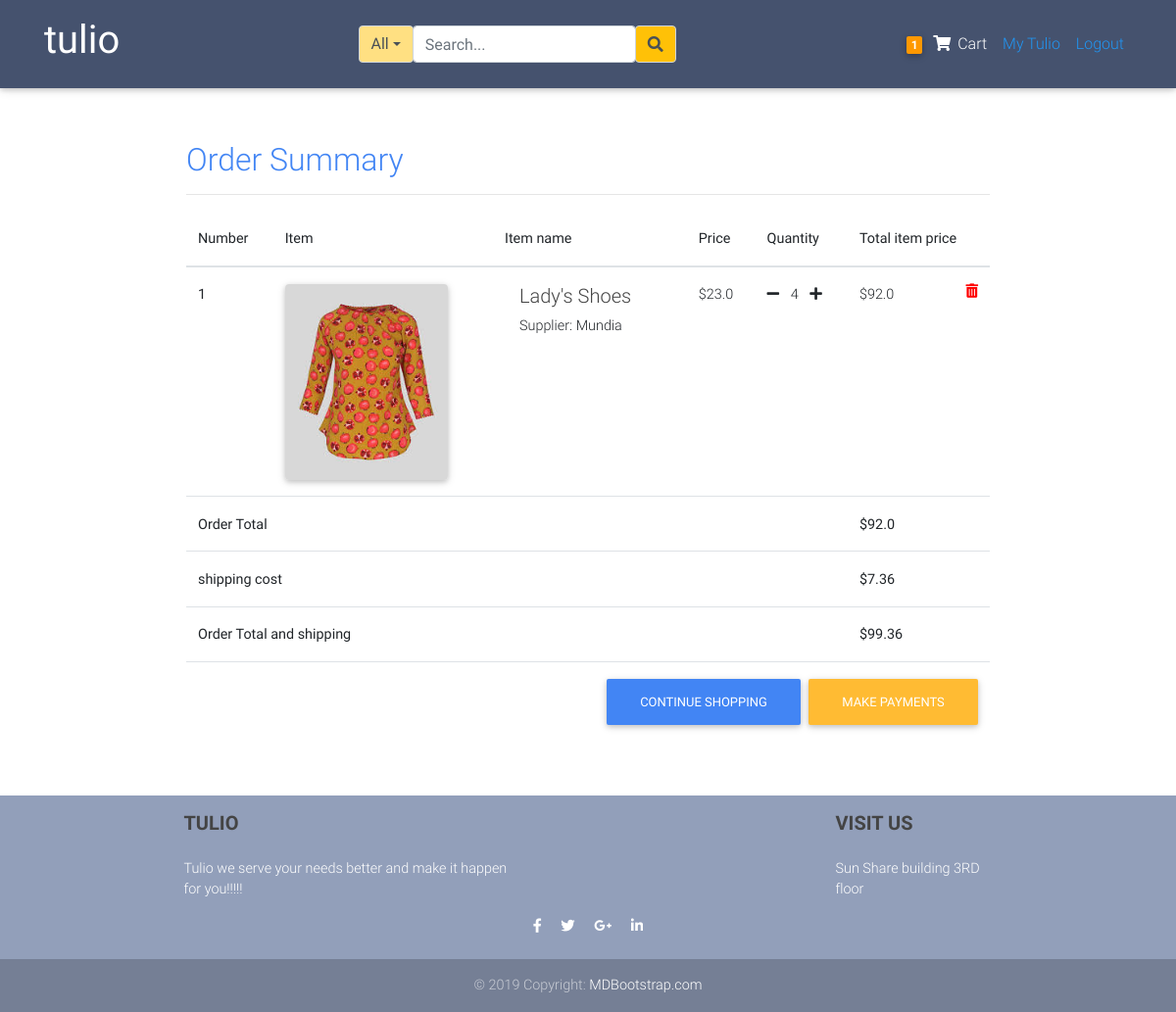
Before: /order_summary/ (signed in) with the older database file.
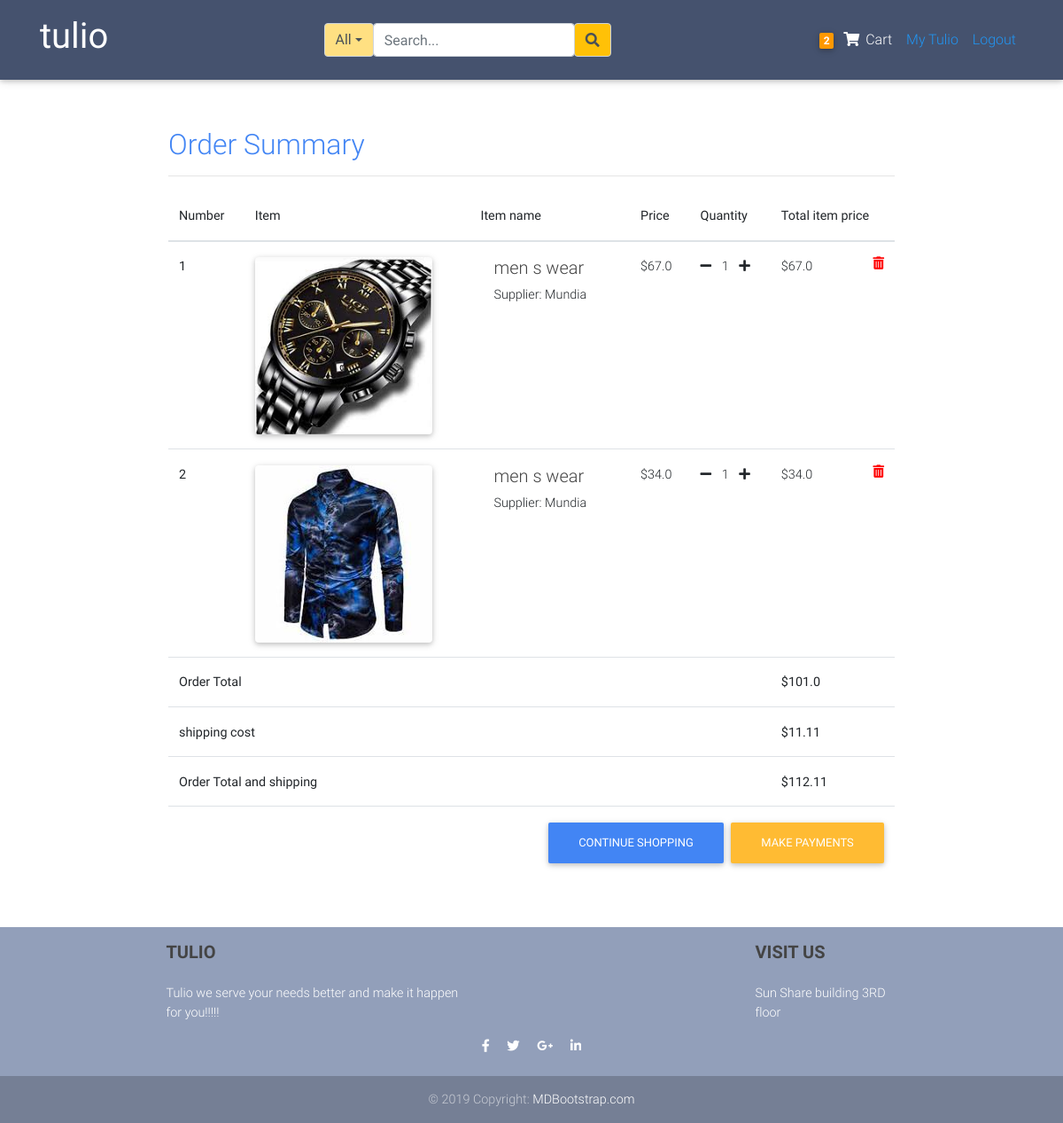
After: the same page with the newer database file.
### blogs/models.py (models this page shows, shortened)
class Order(models.Model):
	user           = models.ForeignKey(settings.AUTH_USER_MODEL,
	                        on_delete=models.CASCADE)
	items          = models.ManyToManyField(OrderItem)
	start_date     = models.DateTimeField(auto_now_add=True)
	ordered_date   = models.DateTimeField()
	ordered        = models.BooleanField(default=False)
	biling_address = models.ForeignKey("BillingAddress",
		          on_delete=models.SET_NULL, blank=True, null=True)
	payment        = models.ForeignKey("Payment",
		          on_delete=models.SET_NULL, blank=True, null=True)
	def get_total(self):
		total = 0
		for order_item in self.items.all():
			total +=order_item.get_final_price()
		return round(total,2)
	def get_shipping(self):
		shipping=0
		if self.get_total() <=10:
			shipping=self.get_total()*0.05
		elif self.get_total() >10 and self.get_total()<=20:
			shipping=self.get_total()*0.06
		elif self.get_total() >20 and self.get_total()<=100:
			shipping=self.get_total()*0.08
		else:
			shipping=self.get_total()*0.11
		return round(shipping,2)
	def get_total_and_shipping(self):
		return round((self.get_total() + self.get_shipping()),2)

class  OrderItem(models.Model):
	user     = models.ForeignKey(settings.AUTH_USER_MODEL,
	                        on_delete=models.CASCADE)
	ordered  = models.BooleanField(default=False)
	item     = models.ForeignKey(Item, on_delete=models.CASCADE)
	quantity = models.IntegerField(default=1)
	date     = models.DateTimeField(auto_now_add=True)
	def get_item_total_price(self):
		return self.quantity * self.item.price
	def get_final_price(self):
		if self.item.discount_price:
			return self.get_item_total_discount_price()
		return self.get_item_total_price()

class Item(models.Model):
	title           = models.CharField(max_length=100)
	price           = models.FloatField()
	discount_price  = models.FloatField(blank=True, null=True)
	category        = models.CharField(choices=CATEGORY_CHOICES, max_length=2)
	label           = models.CharField(choices=LABEL_CHOICES, max_length=2)
	image           = models.ImageField(upload_to='product_pictures')
	slug            = models.SlugField()
	description     = models.TextField()
	owner           = models.ForeignKey(User, on_delete=models.CASCADE)
	date            = models.DateTimeField(auto_now_add=True)
	objects         = ProductManager()

### blogs/views.py (the view)
# urls.py: path('order_summary/', OrderSummaryView.as_view(), name = "order_summary" ),
class OrderSummaryView(LoginRequiredMixin,View):
	def get(self, *args, **kwargs):
		try:
			order = Order.objects.get(user=self.request.user, ordered=False)
			context = {
			'object': order
			}
			return render(self.request, "blogs/order_summary.html", context)
		except ObjectDoesNotExist:
			messages.info(self.request, "You have no items in your cart you can add items here")
			return redirect("/")

### blogs/templatetags/cart_item_count.py (called while the page is built)
@register.filter
def cart_count(user):
	if user.is_authenticated:
		query_set = Order.objects.filter(user=user, ordered=False)
		if query_set.exists():
			return query_set[0].items.count()
	return 0

### blogs/templates/blogs/order_summary.html (shortened to what this page needs)
{%extends 'blogs/layout.html'%}
{%block content%}
<main>
    <div class="col-md-12 container order_summary_tag content-section pt-2">
      <div class="table-responsive text-nowrap">
  <h2 class="text-primary">Order Summary</h2>
  <table class="table">
    <thead>
      <tr>
        <th scope="col">Number</th>
        <th scope="col">Item</th>
        <th scope="col">Item name</th>
        <th scope="col">Price</th>
        <th scope="col">Quantity</th>
        <th scope="col">Total item price</th>
      </tr>
    </thead>
    <tbody>
      {%for order_item in object.items.all %}
      <tr>
        <th scope="row">{{forloop.counter}}</th>
        <td>
        <img class="img_style card" src="{{order_item.item.image.url}}">
        </td>
        <td>
          <div class="col">
              <h5 class="bold">{{order_item.item.title}}</h5>
              <h7 class="bold">Supplier: {{order_item.item.owner}}</h7>
          </div>
        </td>
        {% if order_item.item.discount_price%}
        <td>${{order_item.item.discount_price}}</td>
        {%else%}
        <td>${{order_item.item.price}}</td>
        {%endif%}
        <td>
          <a href="{% url 'blogs:remove_single_item_from_cart' order_item.item.slug %}" >
            <i class="fas fa-minus mr-2"></i></a>
          {{order_item.quantity}}
          <a href="{% url 'blogs:add_to_cart' order_item.item.slug %}"><i class="fas fa-plus ml-2"></i></a>
        </td>
        <td>
          {% if order_item.item.discount_price%}
          ${{order_item.get_item_total_discount_price}}
          <span class="badge badge-primary">Save ${{order_item.get_amount_saved}}</span>
          {%else%}
          ${{order_item.get_item_total_price}}
          {%endif%}
            <a style="color:red;" href="{% url 'blogs:remove_from_cart' order_item.item.slug %}" ><i class="fas fa-trash-alt float-right"></i>
            </a>
        </td>
      </tr>
      {%endfor%}
      {%if object.get_total%}
      <tr>
        <td colspan="5"><b>Order Total</b></td>
       <td><b>${{object.get_total}}</b></td>
      </tr>
      {%endif%}
      {%if object.get_shipping%}
       <tr>
        <td colspan="5"><b>shipping cost</b></td>
       <td><b>${{object.get_shipping}}</b></td>
      </tr>
      {%endif%}
      {%if object.get_total_and_shipping%}
       <tr>
        <td colspan="5"><b>Order Total  and shipping</b></td>
       <td><b>${{object.get_total_and_shipping}}</b></td>
      </tr>
      <tr>
        <td colspan="6">
          <a class="btn btn-warning float-right ml-2" href="{% url 'blogs:checkout'%}">Make Payments</a>
          <a class="btn btn-primary float-right" href="/">continue shopping</a>
        </td>
      </tr>
      {%endif%}
      <hr>
    </tbody>
  </table>
</div>
    </div>
</main>
{%endblock content%}

### blogs/templates/blogs/nav.html
{%load cart_item_count%}
<nav class="navbar fixed-top navbar-expand-lg navbar-dark mdb-color scrolling-navbar">
    <div class="container">
      <a class="navbar-brand waves-effect" href="{%url 'blogs:home' %}" target="_blank">
          <h1>
             <strong class="white-text">tulio</strong>
          </h1>
      </a>
  {%include 'blogs/search_bar.html'%}
        <ul class="navbar-nav nav-flex-icons">
          <li>
            <div class="navbar-nav">
                  <li class="nav-item">
                      <a href="{%url 'blogs:order_summary'%}" class="nav-link waves-effect">
                        <span class="badge orange z-depth-1 mr-1"> {{request.user|cart_count}}</span>
                          <i class="fas fa-shopping-cart"></i>
                        <span class="clearfix d-none d-sm-inline-block"> Cart </span>
                      </a>
                  </li>
                {%if request.user.is_authenticated%}
                    <a class="nav-item nav-link blue-text" href="{%url 'blogs:dashboard'%}">My Tulio</a>
                    <a class="nav-item nav-link blue-text" href="{%url 'account_logout' %}">Logout</a>
                {%else%}
                    <a class="nav-item nav-link blue-text" href="{%url 'account_login' %}">Login</a>
                    <a class="nav-item nav-link blue-text" href="{%url 'account_signup'%}">Register</a>
                {%endif%}
            </div>
          </li>
        </ul>
      </div>
  </nav>

Changed rows visible on the page:
no longer on this page (row edited): OrderItem: item.image (picture), item "Lady's Shoes", item.owner "Mundia", item.price "23.0", quantity "4", get_item_total_price "92.0"
now on this page (row unchanged): OrderItem: item.image (picture), item "men s wear", item.owner "Mundia", item.price "67.0", quantity "1", get_item_total_price "67.0"
added OrderItem: item.image (picture), item "men s wear", item.owner "Mundia", item.price "34.0", quantity "1", get_item_total_price "34.0"
computed for Order: get_total "92.0" → "101.0"; get_shipping "7.36" → "11.11"; get_total_and_shipping "99.36" → "112.11"
Other visible differences:
{{ request.user|cart_count }}: "1" → "2"
